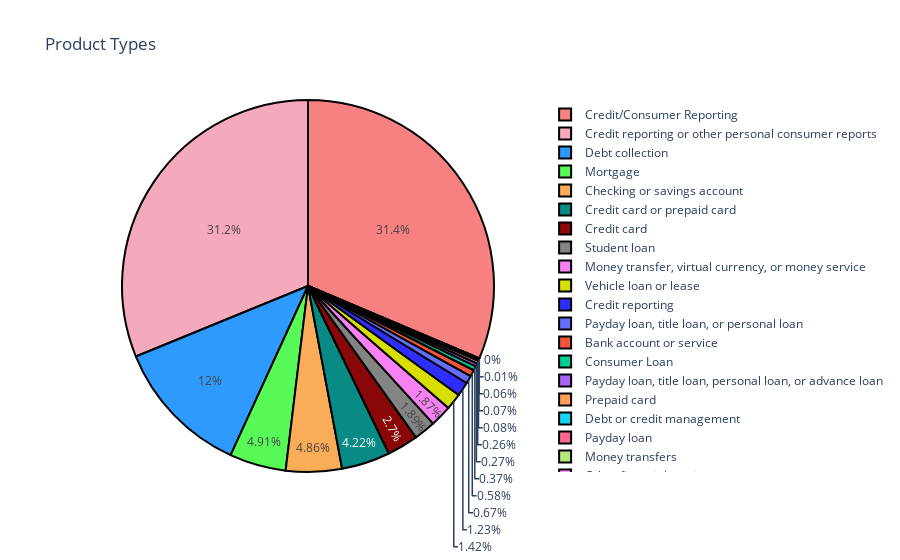

Notebook code for this chart:
### Markdown cell above
## Creates a pie chart for distribution of product complaints

### Code cell
init_notebook_mode(connected=True)

p_product_discussions = round(df["Product"].value_counts() / len(df["Product"]) * 100, 2)

labels = list(p_product_discussions.index)
values = p_product_discussions.values.tolist()
colors = ['#F78181', '#F5A9BC', '#2E9AFE', '#58FA58', '#FAAC58', '#088A85', 
          '#8A0808', '#848484', '#F781F3', '#D7DF01', '#2E2EFE']

product_pie = go.Pie(
    labels=labels,
    values=values,
    marker=dict(colors=colors, line=dict(color='#000000', width=2))
)

layout = go.Layout(title='Product Types')
fig = go.Figure(data=[product_pie], layout=layout)
iplot(fig)

### Figure 1 — Plotly figure (JSON) as saved in the notebook; plotly's stock layout.template omitted (floating-point values rounded to 4 significant figures)
{"data": [{"labels": ["Credit/Consumer Reporting", "Credit reporting or other personal consumer reports", "Debt collection", "Mortgage", "Checking or savings account", "Credit card or prepaid card", "Credit card", "Student loan", "Money transfer, virtual currency, or money service", "Vehicle loan or lease", "Credit reporting", "Payday loan, title loan, or personal loan", "Bank account or service", "Consumer Loan", "Payday loan, title loan, personal loan, or advance loan", "Prepaid card", "Debt or credit management", "Payday loan", "Money transfers", "Other financial service", "Virtual currency"], "marker": {"colors": ["#F78181", "#F5A9BC", "#2E9AFE", "#58FA58", "#FAAC58", "#088A85", "#8A0808", "#848484", "#F781F3", "#D7DF01", "#2E2EFE"], "line": {"color": "#000000", "width": 2}}, "type": "pie", "values": [31.36, 31.19, 11.98, 4.91, 4.86, 4.22, 2.7, 1.89, 1.87, 1.42, 1.23, 0.67, 0.58, 0.37, 0.27, 0.26, 0.08, 0.07, 0.06, 0.01, 0]}], "layout": {"title": {"text": "Product Types"}}}
